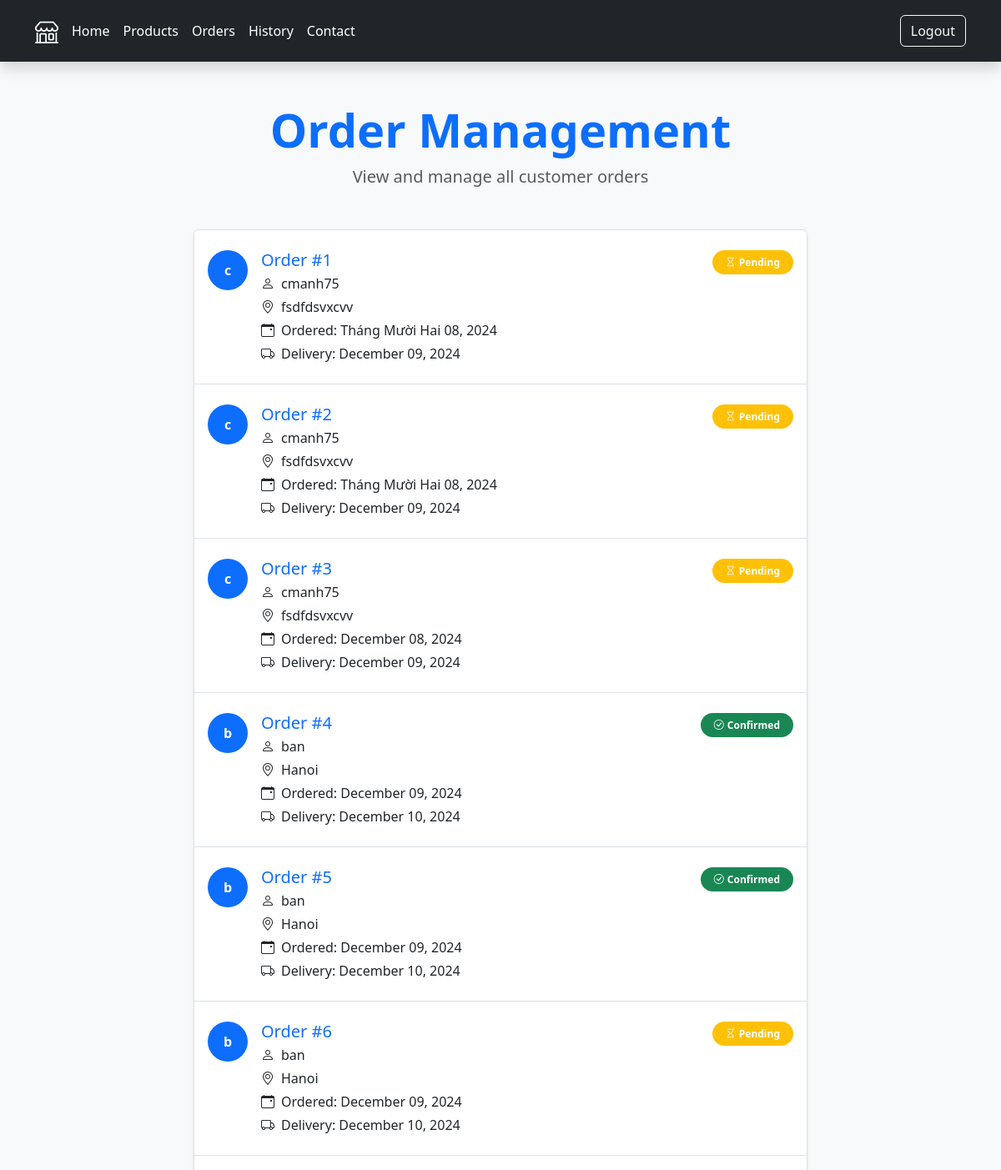
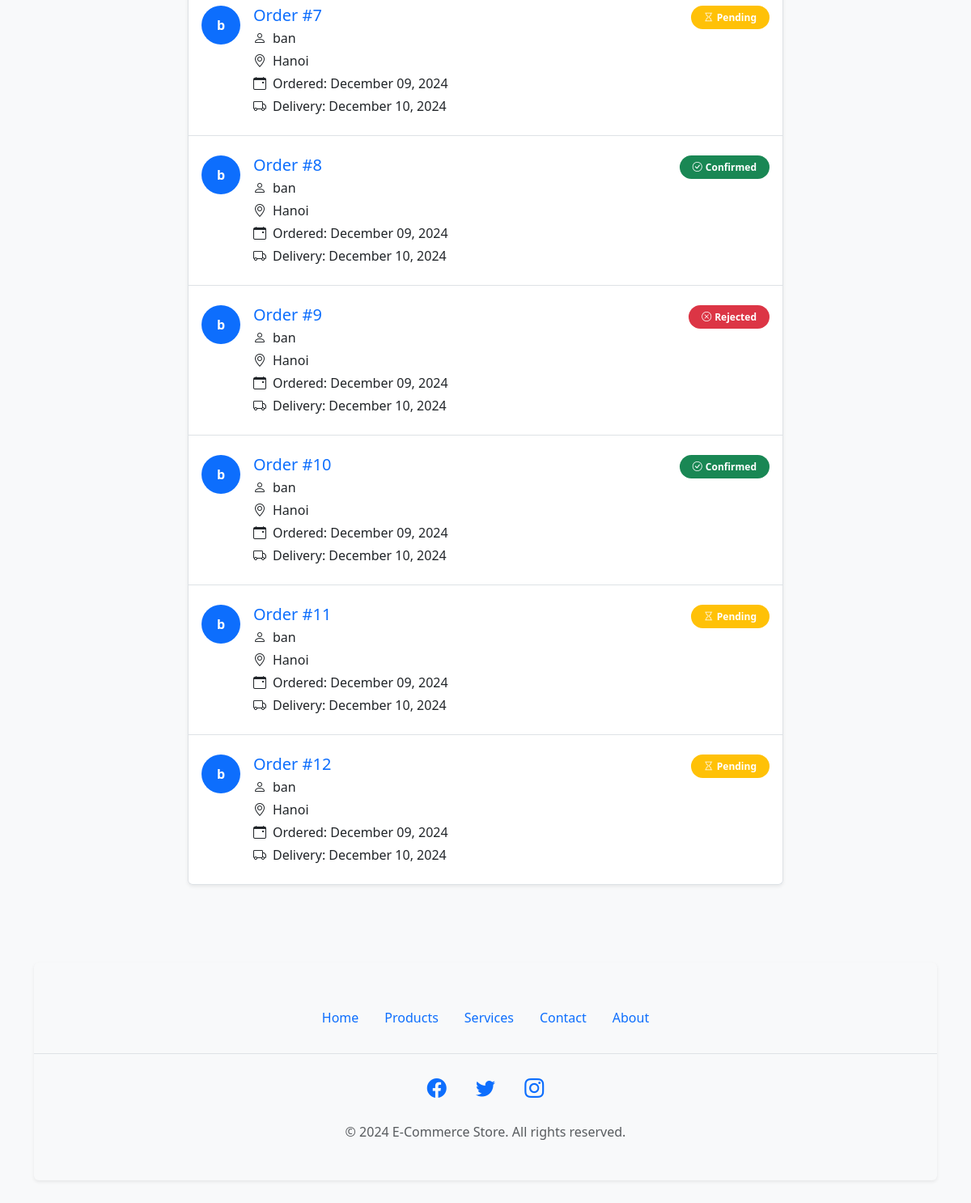
/manage (signed in), run on the app's committed database (2 pictures, top to bottom).
### main.py (models this page shows)
class Order(db.Model):
    __tablename__ = "orders"
    id: Mapped[int] = mapped_column(Integer, primary_key=True)
    user_id: Mapped[int] = mapped_column(db.ForeignKey("users.id"))
    user = relationship("User")
    selections: Mapped[List["Selection"]] = relationship(back_populates="order")
    order_date: Mapped[str] = mapped_column(String, nullable=False)
    confirmed: Mapped[Optional[bool]] = mapped_column(Boolean)
    feedback: Mapped[Optional[str]] = mapped_column(String)

class User(UserMixin, db.Model):
    __tablename__ = "users"
    id: Mapped[int] = mapped_column(Integer, primary_key=True)
    email: Mapped[str] = mapped_column(String, unique=True)
    name: Mapped[str]= mapped_column(String, nullable=False)
    password: Mapped[str] = mapped_column(String, nullable=False)
    selections = relationship("Selection", back_populates="user")
    address: Mapped[Optional[str]] = mapped_column(String)
    shipping: Mapped[Optional[str]] = mapped_column(String)
    total_price: Mapped[Optional[str]] = mapped_column(String)
    summary: Mapped[Optional[str]] = mapped_column(String)
    delivery_date: Mapped[Optional[str]] = mapped_column(String)

### main.py (the view)
@app.route('/manage')
def manage():
    list = db.session.execute(db.select(Order)).scalars().all()
    return render_template('manage.html', list=list)

### main.py (called while the page is built)
@login_manager.user_loader
def load_user(user_id):
    return db.session.get(User, user_id)

### templates/manage.html
{% include 'header.html' %}
<div class="container py-5">
  <div class="text-center mb-5">
    <h1 class="display-4 fw-bold text-primary">Order Management</h1>
    <p class="lead text-muted">View and manage all customer orders</p>
  </div>
  <div class="row justify-content-center">
    <div class="col-lg-8">
      <div class="list-group shadow-sm">
        {% for each in list:%}
        <a href="{{url_for('show_order', order_id=each.id)}}" class="list-group-item list-group-item-action d-flex gap-3 py-4 position-relative hover-shadow transition-all" aria-current="true">
          <div class="d-flex align-items-center justify-content-center bg-primary rounded-circle flex-shrink-0" style="width: 48px; height: 48px;">
            <span class="text-white fw-bold">{{each.user.name[0]}}</span>
          </div>
          <div class="d-flex gap-2 w-100 justify-content-between">
            <div>
              <h5 class="mb-1 text-primary">Order #{{each.id}}</h5>
              <p class="mb-1"><i class="bi bi-person me-2"></i>{{each.user.name}}</p>
              <p class="mb-1"><i class="bi bi-geo-alt me-2"></i>{{each.user.address}}</p>
              <p class="mb-1"><i class="bi bi-calendar-event me-2"></i>Ordered: {{each.order_date}}</p>
              <p class="mb-0"><i class="bi bi-truck me-2"></i>Delivery: {{each.user.delivery_date}}</p>
            </div>
            <div class="text-end">
              {% if each.confirmed == None: %}
              <span class="badge bg-warning px-3 py-2 rounded-pill">
                <i class="bi bi-hourglass me-1"></i>Pending
              </span>
              {% endif %}
              {% if each.confirmed != None and each.confirmed == True: %}
              <span class="badge bg-success px-3 py-2 rounded-pill">
                <i class="bi bi-check-circle me-1"></i>Confirmed
              </span>
              {% endif %}
              {% if each.confirmed != None and each.confirmed == False: %}
              <span class="badge bg-danger px-3 py-2 rounded-pill">
                <i class="bi bi-x-circle me-1"></i>Rejected
              </span>
              {% endif %}
            </div>
          </div>
        </a>
        {% endfor %}
      </div>
    </div>
  </div>
</div>
{% include 'footer.html' %}

### static/css/styles.css (style rules this page uses)
body { font-family: 'Segoe UI', Tahoma, Geneva, Verdana, sans-serif; background-color: #f8f9fa; color: #212529; }
.transition-all { transition: all 0.3s ease; }

### data on the page
Order: user "c", id "1", user.name "cmanh75", user.address "fsdfdsvxcvv", order_date "Tháng Mười Hai 08, 2024", user.delivery_date "December 09, 2024", shows "Pending"
Order: user "c", id "2", user.name "cmanh75", user.address "fsdfdsvxcvv", order_date "Tháng Mười Hai 08, 2024", user.delivery_date "December 09, 2024", shows "Pending"
Order: user "c", id "3", user.name "cmanh75", user.address "fsdfdsvxcvv", order_date "December 08, 2024", user.delivery_date "December 09, 2024", shows "Pending"
Order: user "b", id "4", user.name "ban", user.address "Hanoi", order_date "December 09, 2024", user.delivery_date "December 10, 2024", confirmed True (drawn)
Order: user "b", id "5", user.name "ban", user.address "Hanoi", order_date "December 09, 2024", user.delivery_date "December 10, 2024", confirmed True (drawn)
Order: user "b", id "6", user.name "ban", user.address "Hanoi", order_date "December 09, 2024", user.delivery_date "December 10, 2024", shows "Pending"
Order: user "b", id "7", user.name "ban", user.address "Hanoi", order_date "December 09, 2024", user.delivery_date "December 10, 2024", shows "Pending"
Order: user "b", id "8", user.name "ban", user.address "Hanoi", order_date "December 09, 2024", user.delivery_date "December 10, 2024", confirmed True (drawn)
Order: user "b", id "9", user.name "ban", user.address "Hanoi", order_date "December 09, 2024", user.delivery_date "December 10, 2024", confirmed False (drawn)
Order: user "b", id "10", user.name "ban", user.address "Hanoi", order_date "December 09, 2024", user.delivery_date "December 10, 2024", confirmed True (drawn)
Order: user "b", id "11", user.name "ban", user.address "Hanoi", order_date "December 09, 2024", user.delivery_date "December 10, 2024", shows "Pending"
Order: user "b", id "12", user.name "ban", user.address "Hanoi", order_date "December 09, 2024", user.delivery_date "December 10, 2024", shows "Pending"
